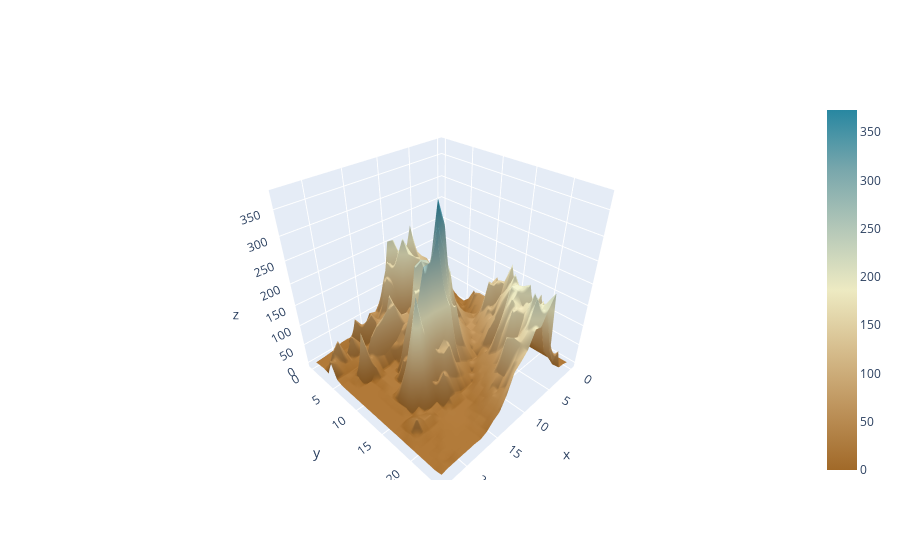

The notebook cell saved with this chart:
### Code cell
fig = go.Figure(data=go.Surface(z=elev.values, colorscale='Earth'))
fig.show()

### Figure 1 — Plotly figure (JSON) as saved in the notebook; plotly's stock layout.template omitted (floating-point values rounded to 4 significant figures; data arrays with more than 128 entries replaced by an {"elided": "..."} marker saying what was removed)
{"data": [{"colorscale": [[0, "rgb(161, 105, 40)"], [0.1667, "rgb(189, 146, 90)"], [0.3333, "rgb(214, 189, 141)"], [0.5, "rgb(237, 234, 194)"], [0.6667, "rgb(181, 200, 184)"], [0.8333, "rgb(121, 167, 172)"], [1, "rgb(40, 135, 161)"]], "type": "surface", "z": {"elided": "25x24 float values"}}], "layout": {}}
